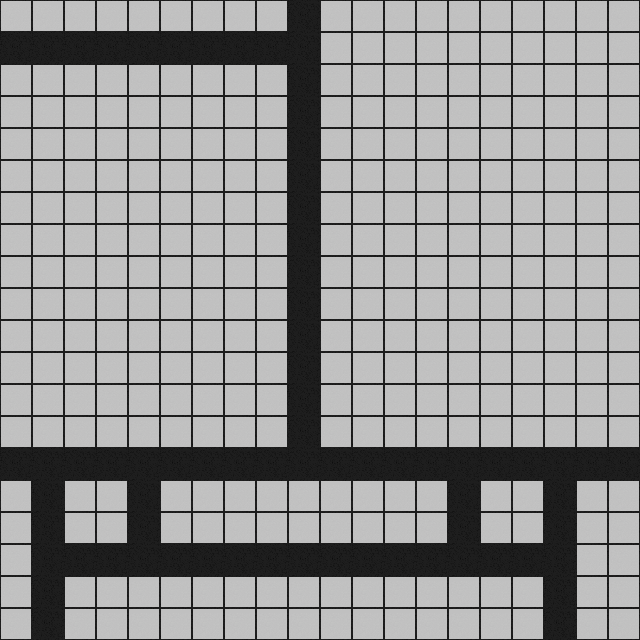

The image is a tile-based game level rendered from a .tmx file. Its description and complete source (layers, tilesets, objects, tile grids) follow:
An orthogonal 20x20 tile map with 32x32 px tiles, 1 tile layer (cesta) and 25 objects (11x sign, 10x wall, 4x car).

<map version="1.10" tiledversion="1.10.2" orientation="orthogonal" renderorder="right-down" width="20" height="20" tilewidth="32" tileheight="32" infinite="0" nextlayerid="6" nextobjectid="32">
 <tileset firstgid="1" source="str.tsx" />
 <layer id="1" name="cesta" width="20" height="20">
  <data encoding="csv">
49,49,49,49,49,49,49,49,49,25,49,49,49,49,49,49,49,49,49,49,
25,25,25,25,25,25,25,25,25,25,49,49,49,49,49,49,49,49,49,49,
49,49,49,49,49,49,49,49,49,25,49,49,49,49,49,49,49,49,49,49,
49,49,49,49,49,49,49,49,49,25,49,49,49,49,49,49,49,49,49,49,
49,49,49,49,49,49,49,49,49,25,49,49,49,49,49,49,49,49,49,49,
49,49,49,49,49,49,49,49,49,25,49,49,49,49,49,49,49,49,49,49,
49,49,49,49,49,49,49,49,49,25,49,49,49,49,49,49,49,49,49,49,
49,49,49,49,49,49,49,49,49,25,49,49,49,49,49,49,49,49,49,49,
49,49,49,49,49,49,49,49,49,25,49,49,49,49,49,49,49,49,49,49,
49,49,49,49,49,49,49,49,49,25,49,49,49,49,49,49,49,49,49,49,
49,49,49,49,49,49,49,49,49,25,49,49,49,49,49,49,49,49,49,49,
49,49,49,49,49,49,49,49,49,25,49,49,49,49,49,49,49,49,49,49,
49,49,49,49,49,49,49,49,49,25,49,49,49,49,49,49,49,49,49,49,
49,49,49,49,49,49,49,49,49,25,49,49,49,49,49,49,49,49,49,49,
25,25,25,25,25,25,25,25,25,25,25,25,25,25,25,25,25,25,25,25,
49,25,49,49,25,49,49,49,49,49,49,49,49,49,25,49,49,25,49,49,
49,25,49,49,25,49,49,49,49,49,49,49,49,49,25,49,49,25,49,49,
49,25,25,25,25,25,25,25,25,25,25,25,25,25,25,25,25,25,49,49,
49,25,49,49,49,49,49,49,49,49,49,49,49,49,49,49,49,25,49,49,
49,25,49,49,49,49,49,49,49,49,49,49,49,49,49,49,49,25,49,49
</data>
 </layer>
 <objectgroup id="2" name="cars" visible="0">
  <object id="27" type="car" x="224" y="32" width="32" height="32">
   <properties>
    <property name="action" value="drive" />
    <property name="orientation" value="right" />
    <property name="turn" value="right" />
   </properties>
  </object>
  <object id="28" type="car" x="288" y="352" width="32" height="32">
   <properties>
    <property name="action" value="drive" />
    <property name="orientation" value="down" />
   </properties>
  </object>
  <object id="29" type="car" x="288" y="192" width="32" height="32">
   <properties>
    <property name="action" value="drive" />
    <property name="orientation" value="down" />
   </properties>
  </object>
  <object id="30" type="car" x="32" y="32" width="32" height="32">
   <properties>
    <property name="action" value="drive" />
    <property name="orientation" value="right" />
    <property name="turn" value="right" />
   </properties>
  </object>
 </objectgroup>
 <objectgroup id="3" name="signs" visible="0">
  <object id="10" type="sign" x="288" y="416" width="32" height="32">
   <properties>
    <property name="default" value="left" />
    <property name="orientation" value="down" />
    <property name="turn" value="lr" />
   </properties>
  </object>
  <object id="12" type="sign" x="192" y="448" width="32" height="32">
   <properties>
    <property name="default" value="left" />
    <property name="orientation" value="left" />
    <property name="turn" value="l" />
   </properties>
  </object>
  <object id="17" type="sign" x="96" y="448" width="32" height="32">
   <properties>
    <property name="default" value="left" />
    <property name="orientation" value="right" />
    <property name="turn" value="l" />
   </properties>
  </object>
  <object id="18" type="sign" x="128" y="512" width="32" height="32">
   <properties>
    <property name="default" value="right" />
    <property name="orientation" value="down" />
    <property name="turn" value="r" />
   </properties>
  </object>
  <object id="19" type="sign" x="64" y="544" width="32" height="32">
   <properties>
    <property name="default" value="right" />
    <property name="orientation" value="left" />
    <property name="turn" value="r" />
   </properties>
  </object>
  <object id="20" type="sign" x="32" y="480" width="32" height="32">
   <properties>
    <property name="default" value="right" />
    <property name="orientation" value="up" />
    <property name="turn" value="r" />
   </properties>
  </object>
  <object id="21" type="sign" x="512" y="544" width="32" height="32">
   <properties>
    <property name="default" value="left" />
    <property name="orientation" value="right" />
    <property name="turn" value="l" />
   </properties>
  </object>
  <object id="23" type="sign" x="448" y="512" width="32" height="32">
   <properties>
    <property name="default" value="left" />
    <property name="orientation" value="down" />
    <property name="turn" value="l" />
   </properties>
  </object>
  <object id="24" type="sign" x="544" y="480" width="32" height="32">
   <properties>
    <property name="default" value="left" />
    <property name="orientation" value="up" />
    <property name="turn" value="l" />
   </properties>
  </object>
  <object id="25" type="sign" x="480" y="448" width="32" height="32">
   <properties>
    <property name="default" value="right" />
    <property name="orientation" value="left" />
    <property name="turn" value="r" />
   </properties>
  </object>
  <object id="26" type="sign" x="384" y="448" width="32" height="32">
   <properties>
    <property name="default" value="right" />
    <property name="orientation" value="right" />
    <property name="turn" value="r" />
   </properties>
  </object>
 </objectgroup>
 <objectgroup id="4" name="walls" visible="0">
  <object id="1" type="wall" x="288" y="448" width="32" height="32">
   <properties>
    <property name="forbidden" value="down" />
   </properties>
  </object>
  <object id="2" type="wall" x="128" y="544" width="32" height="32">
   <properties>
    <property name="forbidden" value="down" />
   </properties>
  </object>
  <object id="3" type="wall" x="448" y="544" width="32" height="32">
   <properties>
    <property name="forbidden" value="down" />
   </properties>
  </object>
  <object id="4" type="wall" x="128" y="448" width="32" height="32">
   <properties>
    <property name="forbidden" value="up" />
   </properties>
  </object>
  <object id="5" type="wall" x="448" y="448" width="32" height="32">
   <properties>
    <property name="forbidden" value="up" />
   </properties>
  </object>
  <object id="6" type="wall" x="544" y="448" width="32" height="32">
   <properties>
    <property name="forbidden" value="up" />
   </properties>
  </object>
  <object id="7" type="wall" x="32" y="448" width="32" height="32">
   <properties>
    <property name="forbidden" value="up" />
   </properties>
  </object>
  <object id="8" type="wall" x="544" y="544" width="32" height="32">
   <properties>
    <property name="forbidden" value="right" />
   </properties>
  </object>
  <object id="9" type="wall" x="32" y="544" width="32" height="32">
   <properties>
    <property name="forbidden" value="left" />
   </properties>
  </object>
  <object id="31" type="wall" x="288" y="32" width="32" height="32">
   <properties>
    <property name="forbidden" value="right" />
   </properties>
  </object>
 </objectgroup>
 <objectgroup id="5" name="hazards" visible="0" />
</map>
